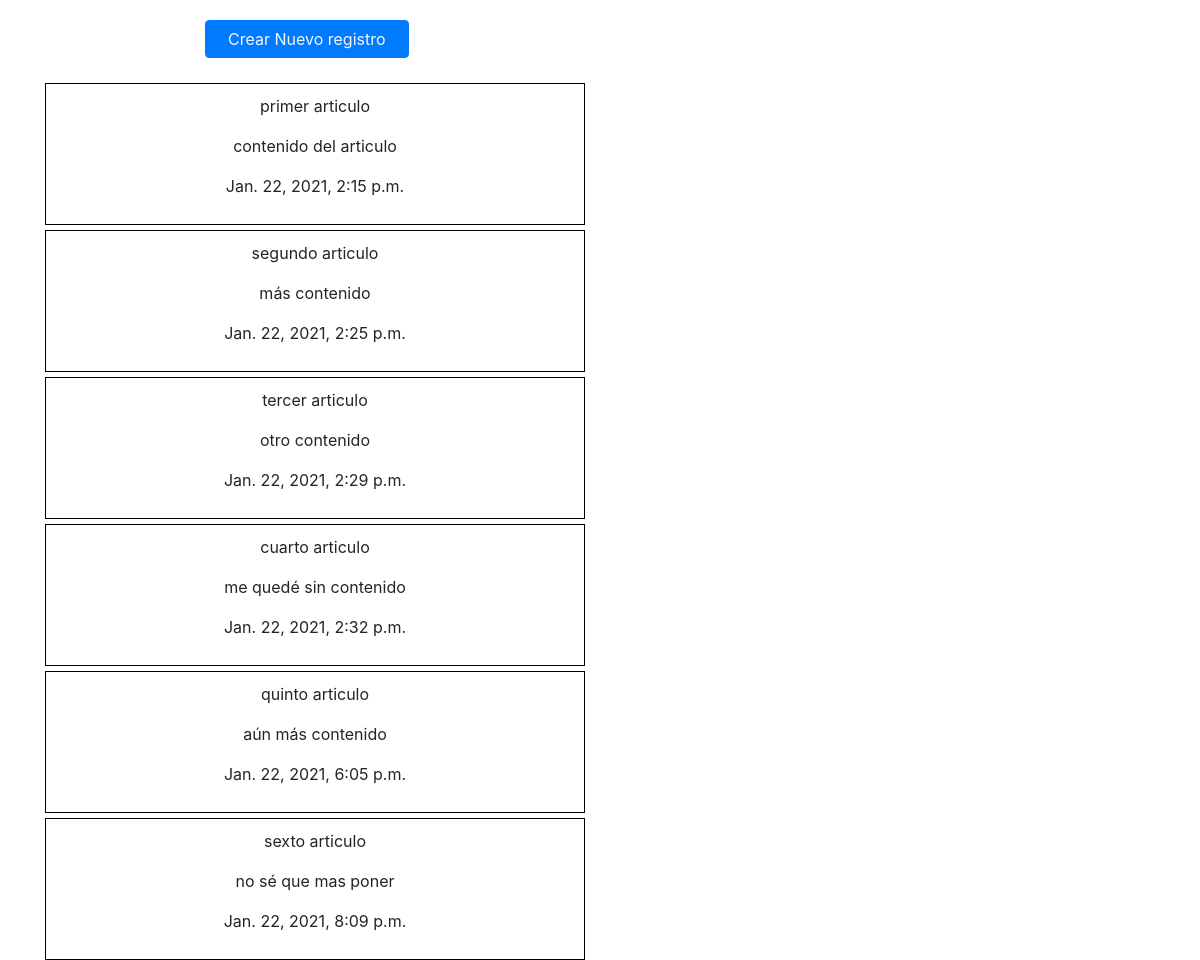
The app's page /index/ with its own data.
### articulos/models.py (models this page shows, shortened)
class Articulo(models.Model):
    titulo = models.CharField(max_length=50, unique=True, verbose_name="Titulo")
    contenido = models.TextField()
    fecha_publicado = models.DateTimeField(default=timezone.now())

### articulos/views.py (the view)
# urls.py: path('index/', ArticulosSistema.as_view(), name="lista")
class ArticulosSistema(View):
    template_name = "articulos/index.html"
    def get(self, request):
        object_list = Articulo.objects.all()
        context = {
            'obj_list': object_list
        }
        return render(request, self.template_name, context)

### articulos/templates/articulos/index.html (shortened to what this page needs)
{% load static %}
<!DOCTYPE html>
<html lang="en">
<head>
    <link rel="stylesheet" href="https://cdn.jsdelivr.net/npm/bootstrap@4.5.3/dist/css/bootstrap.min.css"
>
    <link rel="stylesheet" href="{% static 'css/index.css' %}">
</head>
<body>
    <div class="container">
        <div class="row">
            <div class="col-xs-12 col-md-6">
                <button class="btn btn-primary text-center">
                    <a href="{% url 'registro' %}">
                    Crear Nuevo registro
                    </a>
                </button>
            </div>
        </div>
    </div>
    <div class="container">
        <div class="row">
            <div class="col-xs-12 col-md-6">
                {% for i in obj_list %}
                <div class="object">
                    <p>{{ i.titulo }}</p>
                    <p>{{ i.contenido }}</p>
                    <p>{{ i.fecha_publicado }}</p>
                </div>
                {% endfor %}
            </div>
        </div>
    </div>
</body>
</html>

### articulos/static/css/index.css (style rules this page uses)
a { padding: 10px; text-decoration: none; color: whitesmoke; }
button { margin-left: 160px; margin-top: 20px; margin-bottom: 20px; }
.object { text-align: center; padding: 10px 10px 10px 10px; margin-top: 5px; border-collapse: collapse; border: 1px solid black; }

### records on screen
Articulo: titulo "primer articulo", contenido "contenido del articulo", fecha_publicado "Jan. 22, 2021, 2:15 p.m."
Articulo: titulo "segundo articulo", contenido "más contenido", fecha_publicado "Jan. 22, 2021, 2:25 p.m."
Articulo: titulo "tercer articulo", contenido "otro contenido", fecha_publicado "Jan. 22, 2021, 2:29 p.m."
Articulo: titulo "cuarto articulo", contenido "me quedé sin contenido", fecha_publicado "Jan. 22, 2021, 2:32 p.m."
Articulo: titulo "quinto articulo", contenido "aún más contenido", fecha_publicado "Jan. 22, 2021, 6:05 p.m."
Articulo: titulo "sexto articulo", contenido "no sé que mas poner", fecha_publicado "Jan. 22, 2021, 8:09 p.m."
